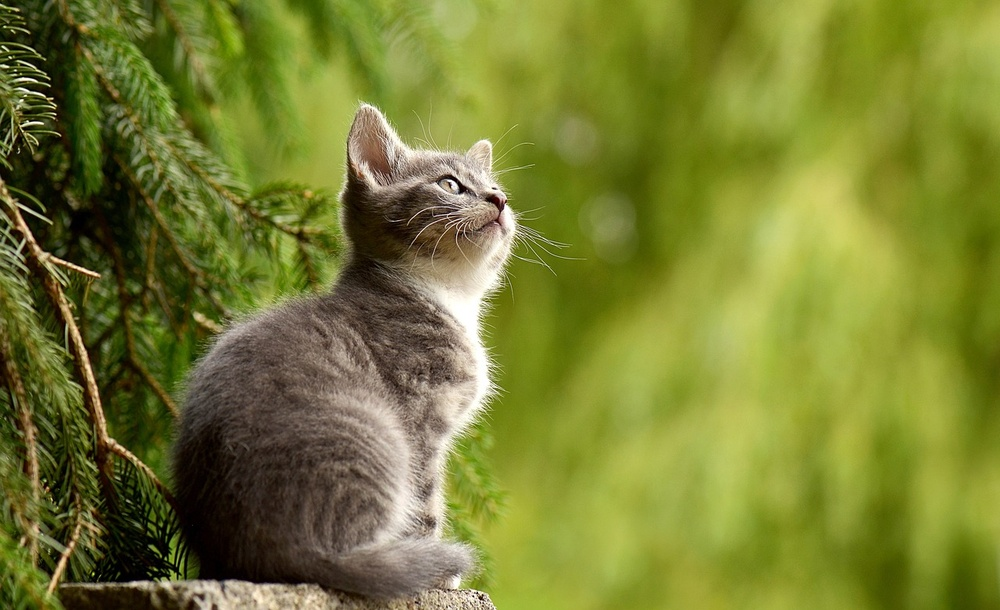
#> input picture kucing.jpg, 1000 x 610 px, shrunk from 1280 x 781 before the run
$ python 14.py
#> lines starting #> are read from the running program, lines starting #| are printed output that depends on the picture
import cv2
import numpy as np
import matplotlib.pyplot as plt

image = cv2.imread('kucing.jpg')
#> image is the input picture: shape (610, 1000, 3); mean B, G, R 49.8, 125.8, 119.2
normalized_image = image.astype(np.float32) / 255.0
plt.figure(figsize=(8, 4))
plt.subplot(1, 2, 1)
plt.imshow(cv2.cvtColor(normalized_image, cv2.COLOR_BGR2RGB))
plt.title('Normalized Image')
plt.axis('off')
plt.subplot(1, 2, 2)
hist = cv2.calcHist([normalized_image], [0], None, [256], [0, 1])
#> hist = 256 values, max 30234 at index 0, min 0 at index 255, mean 2381.9
plt.plot(hist, color='gray')
plt.title('Normalized Image Histogram')
plt.xlabel('Pixel Value (0-1)')
plt.ylabel('Frequency')
plt.tight_layout()
plt.show()
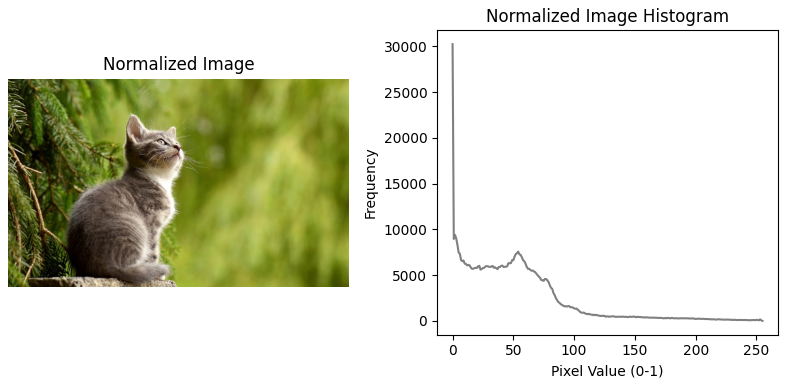
#> figure drawn by matplotlib, 2 panels; panel 2: curve peaks at x = 0, y = 30234
